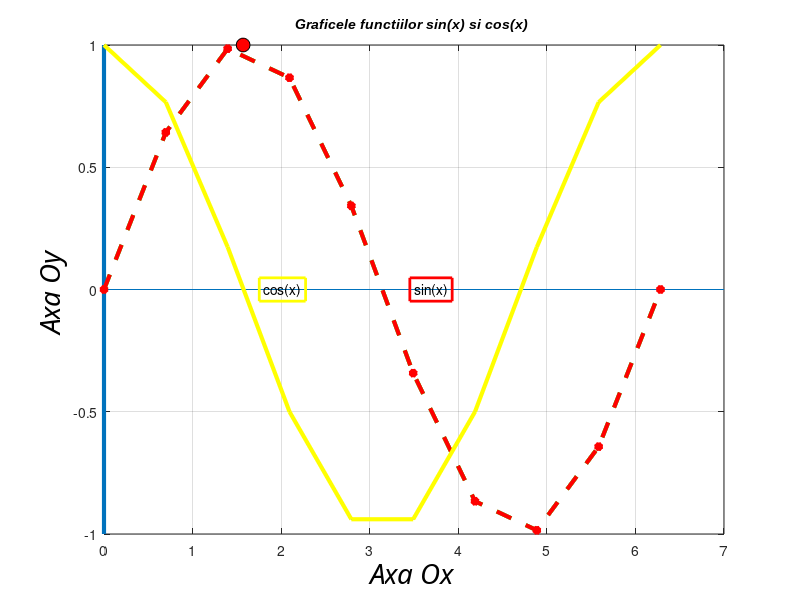
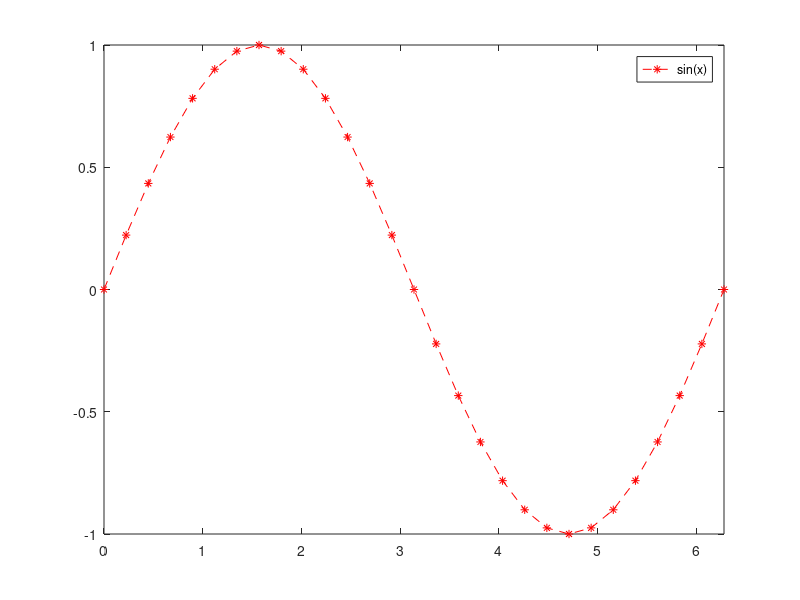

These figures' MATLAB source, in order: (Note: this script raises an error after producing the figures.)
%%
x = linspace(0, 2 * pi, 10)
y = sin(x)
%plot(x, y, 'O')
%plot(x, y, 'Linewidth', 3)
plot(x, y, '--g', 'Linewidth', 3)
grid on
line(xlim , [0 0])
line([0 0], ylim, 'Linewidth', 3)
z = cos(x)
hold on
plot(x, z)
xlabel('variabila x')
ylabel('variabila y')
title('Graficele functiilor sin(x) si cos(x)')

%%
close all %inchide graficele
x = linspace(0, 2*pi, 10) ;
y=sin(x);
z=cos(x);

x0=pi/2; y0=sin(x0); z0=cos(x0);
plot(x,y,'--r*','LineWidth',3)
hold on %Suprapune noile grafice pe primul grafic
plot(x0,y0,'o','MarkerEdgeColor','k','MarkerSize',10,'MarkerFaceColor','r')
plot(x,z,'-y','LineWidth',3)

%fplot('functia',[a, b], 'linia de specificatori')
figure(2)
fplot('sin(x)',[0, 2*pi],'--r*')

figure(1)
xlabel('Axa Ox ','FontAngle','italic', 'FontName','Monotype Corsiva','FontSize',20,'Color','k')
ylabel('Axa Oy ','FontAngle','italic', 'FontName','Monotype Corsiva','FontSize',20,'Color','k')

figure(1)
title('Graficele functiilor sin(x) si cos(x) ','FontAngle','italic', 'FontName','Arial','FontSize',10,'Color','k')

figure(1)
text(3.5,0,'sin(x)','EdgeColor','r','LineWidth',2)
text(1.8,0,'cos(x)','EdgeColor','y','LineWidth',2)

%%
f = inline('x.^2-3*x', 'x')%am pus punct pentru ca avem un interval mai jos
f(2)
g = inline ('x^2+y^2', 'x', 'y')
g(2,2)
x = linspace(-2, 3, 100)
y = Patratica(x)
plot(x, y)

z = Patratica (2)

function [y] = Patratica(x)
    y = x.^2 - 3*x;
end

%%

f = inline('x.^3-7*x.^2+14*x-6', 'x');
x = linspace(0, 4);
df = inline('3*x.^2-14*x+14', 'x');
esp = 10^(-3);
x0 = 0;
m1 = MetNR(f, df, x0, esp);

plot(x, f(x));
line(xlim , [0 0]);
line([0 0], ylim);

hold on;
plot(m1, f(m1), 'o');

x0 = 2;
m2 = MetNR(f, df, x0, esp);

hold on
plot(m2, f(m2), 'o', 'MarkerFaceColor', 'r', 'Markersize', 10);

x0 = 3.5;
m3 = MetNR(f, df, x0, esp);

hold on
plot(m3, f(m3), 'o', 'MarkerFaceColor', 'r', 'Markersize', 10);